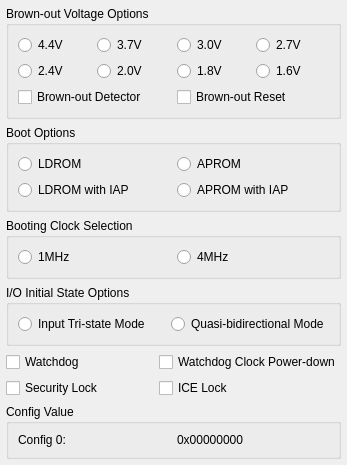
<?xml version="1.0" encoding="UTF-8"?>
<ui version="4.0">
 <class>Dialog</class>
 <widget class="QDialog" name="Dialog">
  <property name="geometry">
   <rect>
    <x>0</x>
    <y>0</y>
    <width>347</width>
    <height>373</height>
   </rect>
  </property>
  <layout class="QGridLayout" name="outer_layout">
   <property name="leftMargin">
    <number>6</number>
   </property>
   <property name="topMargin">
    <number>6</number>
   </property>
   <property name="rightMargin">
    <number>6</number>
   </property>
   <property name="bottomMargin">
    <number>6</number>
   </property>
   <property name="spacing">
    <number>6</number>
   </property>
   <item row="0" column="1" colspan="2">
    <widget class="QGroupBox" name="IDC_GROUP_BROWN_OUT_VOLTAGE">
     <property name="title">
      <string>Brown-out Voltage Options</string>
     </property>
     <layout class="QGridLayout" name="gridLayout">
      <item row="0" column="0">
       <widget class="QRadioButton" name="IDC_RADIO_BOV_0">
        <property name="text">
         <string>4.4V</string>
        </property>
       </widget>
      </item>
      <item row="0" column="1">
       <widget class="QRadioButton" name="IDC_RADIO_BOV_1">
        <property name="text">
         <string>3.7V</string>
        </property>
       </widget>
      </item>
      <item row="0" column="2">
       <widget class="QRadioButton" name="IDC_RADIO_BOV_2">
        <property name="text">
         <string>3.0V</string>
        </property>
       </widget>
      </item>
      <item row="0" column="3">
       <widget class="QRadioButton" name="IDC_RADIO_BOV_3">
        <property name="text">
         <string>2.7V</string>
        </property>
       </widget>
      </item>
      <item row="1" column="0">
       <widget class="QRadioButton" name="IDC_RADIO_BOV_4">
        <property name="text">
         <string>2.4V</string>
        </property>
       </widget>
      </item>
      <item row="1" column="1">
       <widget class="QRadioButton" name="IDC_RADIO_BOV_5">
        <property name="text">
         <string>2.0V</string>
        </property>
       </widget>
      </item>
      <item row="1" column="2">
       <widget class="QRadioButton" name="IDC_RADIO_BOV_6">
        <property name="text">
         <string>1.8V</string>
        </property>
       </widget>
      </item>
      <item row="1" column="3">
       <widget class="QRadioButton" name="IDC_RADIO_BOV_7">
        <property name="text">
         <string>1.6V</string>
        </property>
       </widget>
      </item>
      <item row="2" column="0" colspan="2">
       <widget class="QCheckBox" name="IDC_CHECK_BROWN_OUT_DETECT">
        <property name="text">
         <string>Brown-out Detector</string>
        </property>
       </widget>
      </item>
      <item row="2" column="2" colspan="2">
       <widget class="QCheckBox" name="IDC_CHECK_BROWN_OUT_RESET">
        <property name="text">
         <string>Brown-out Reset</string>
        </property>
       </widget>
      </item>
     </layout>
    </widget>
   </item>
   <item row="1" column="1" colspan="2">
    <widget class="QGroupBox" name="IDC_GROUP_BOOT_SELECT">
     <property name="title">
      <string>Boot Options</string>
     </property>
     <layout class="QGridLayout" name="gridLayout_2">
      <item row="0" column="0">
       <widget class="QRadioButton" name="IDC_RADIO_BS_LDROM">
        <property name="text">
         <string>LDROM</string>
        </property>
       </widget>
      </item>
      <item row="0" column="1">
       <widget class="QRadioButton" name="IDC_RADIO_BS_APROM">
        <property name="text">
         <string>APROM</string>
        </property>
       </widget>
      </item>
      <item row="1" column="0">
       <widget class="QRadioButton" name="IDC_RADIO_BS_LDROM_APROM">
        <property name="text">
         <string>LDROM with IAP</string>
        </property>
       </widget>
      </item>
      <item row="1" column="1">
       <widget class="QRadioButton" name="IDC_RADIO_BS_APROM_LDROM">
        <property name="text">
         <string>APROM with IAP</string>
        </property>
       </widget>
      </item>
     </layout>
    </widget>
   </item>
   <item row="2" column="1" colspan="2">
    <widget class="QGroupBox" name="IDC_GROUP_BOOT_CLOCK_SELECT">
     <property name="title">
      <string>Booting Clock Selection</string>
     </property>
     <layout class="QHBoxLayout" name="layout_IDC_GROUP_BOOT_CLOCK_SELECT">
      <item>
       <widget class="QRadioButton" name="IDC_RADIO_BOOT_CLOCK_SELECT_0">
        <property name="text">
         <string>1MHz</string>
        </property>
       </widget>
      </item>
      <item>
       <widget class="QRadioButton" name="IDC_RADIO_BOOT_CLOCK_SELECT_1">
        <property name="text">
         <string>4MHz</string>
        </property>
       </widget>
      </item>
     </layout>
    </widget>
   </item>
   <item row="3" column="1" colspan="2">
    <widget class="QGroupBox" name="IDC_GROUP_IO_STATE">
     <property name="title">
      <string>I/O Initial State Options</string>
     </property>
     <layout class="QHBoxLayout" name="layout_IDC_GROUP_IO_STATE">
      <item>
       <widget class="QRadioButton" name="IDC_RADIO_IO_TRI">
        <property name="text">
         <string>Input Tri-state Mode</string>
        </property>
       </widget>
      </item>
      <item>
       <widget class="QRadioButton" name="IDC_RADIO_IO_BI">
        <property name="text">
         <string>Quasi-bidirectional Mode</string>
        </property>
       </widget>
      </item>
     </layout>
    </widget>
   </item>
   <item row="6" column="1" colspan="2">
    <widget class="QGroupBox" name="IDC_GROUP_CONFIG_VALUE">
     <property name="title">
      <string>Config Value</string>
     </property>
     <layout class="QHBoxLayout" name="layout_IDC_GROUP_CONFIG_VALUE">
      <item>
       <widget class="QLabel" name="IDC_STATIC_CONFIG_0">
        <property name="text">
         <string>Config 0:</string>
        </property>
       </widget>
      </item>
      <item>
       <widget class="QLabel" name="IDC_STATIC_CONFIG_VALUE_0">
        <property name="text">
         <string>0x00000000</string>
        </property>
       </widget>
      </item>
     </layout>
    </widget>
   </item>
   <item row="5" column="2">
    <widget class="QCheckBox" name="IDC_CHECK_ICE_LOCK">
     <property name="text">
      <string>ICE Lock</string>
     </property>
    </widget>
   </item>
   <item row="4" column="1">
    <widget class="QCheckBox" name="IDC_CHECK_WDT_ENABLE">
     <property name="text">
      <string>Watchdog</string>
     </property>
    </widget>
   </item>
   <item row="5" column="1">
    <widget class="QCheckBox" name="IDC_CHECK_SECURITY_LOCK">
     <property name="text">
      <string>Security Lock</string>
     </property>
    </widget>
   </item>
   <item row="4" column="2">
    <widget class="QCheckBox" name="IDC_CHECK_WDT_POWER_DOWN">
     <property name="text">
      <string>Watchdog Clock Power-down</string>
     </property>
    </widget>
   </item>
  </layout>
 </widget>
 <resources/>
 <connections/>
</ui>
